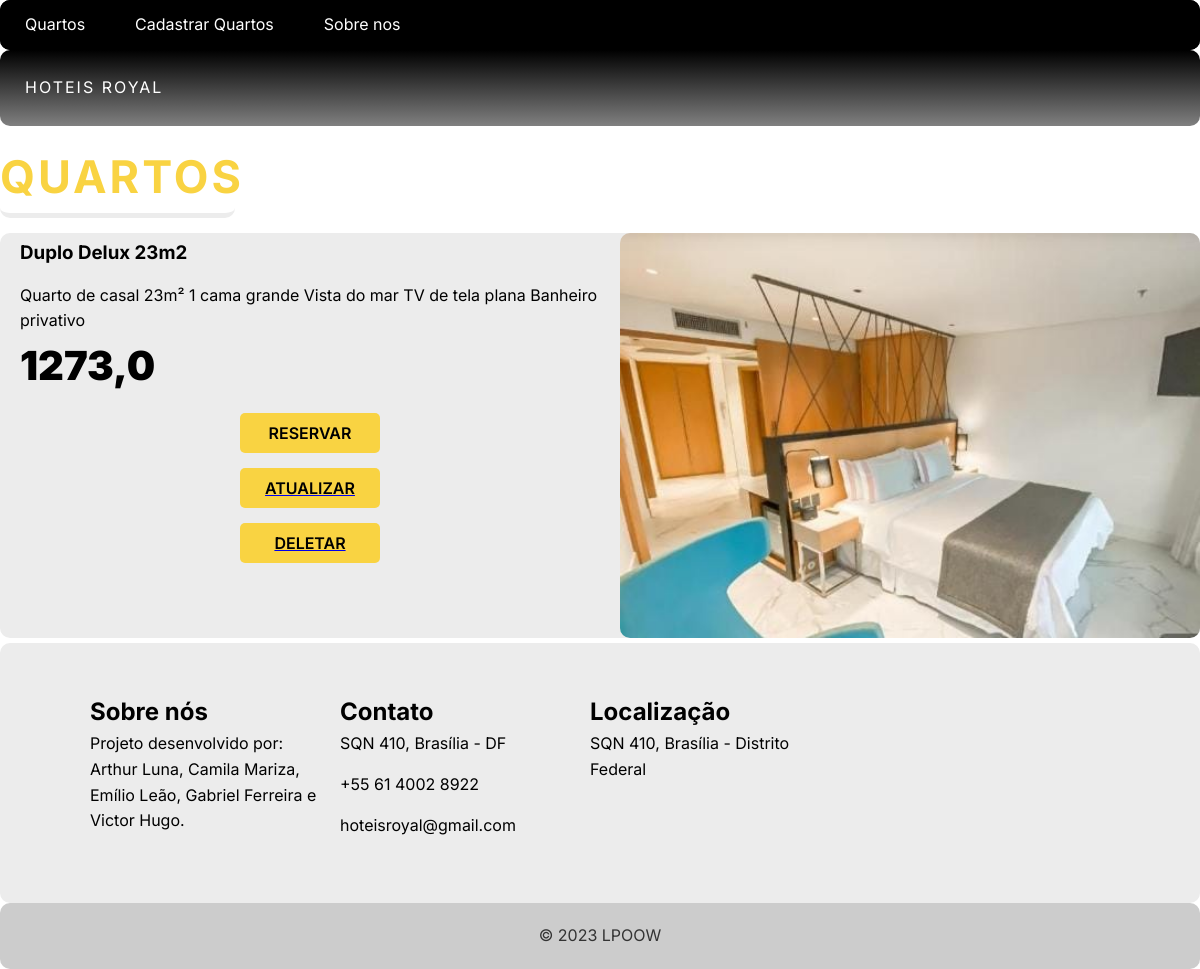
Screenshot of /room/22/ with the database file from the repository.
### trivagoHotel/models.py (models this page shows, shortened)
class Hotel(models.Model):
    id = models.AutoField(primary_key=True)
    model = models.CharField(max_length=600)
    desc = models.CharField(max_length=600)
    brand = models.ForeignKey(Brand, on_delete=models.PROTECT, related_name='hotel_brand')
    value = models.FloatField(blank=True, null=True)
    photo = models.ImageField(upload_to='trivagoHotel/', blank=True, null=True)

### trivagoHotel/views.py (the view)
# urls.py: path('room/<int:pk>/', HotelDetailView.as_view(), name='room_detail' ),
class HotelDetailView(DetailView):
    model = Hotel
    template_name = 'room_detail.html'

### trivagoHotel/templates/room_detail.html (shortened to what this page needs)
{% extends "base.html"%}
{% block content %}
<html>
    <head>
    </head>
    <body>
                <header class = "header" id = "header">
            <div class = "head">
                <div class = "cabeçalho">
                    <span>HOTEIS ROYAL</span>
                </div>
            </div>
        </header>
        <section class = "quartos sec-width" id = "quartos">
            <div class = "titulo">
                <h2>Quartos</h2>
            </div>
            <article class = "quarto">
                <div class = "quarto-image">
                    <img src = "{{ hotel.photo.url }}" alt = "quarto image">
                </div>
                <div class = "quarto-text">
                    <h3>{{hotel.model}}</h3>
                    <ul>
                        <li>
                            {{hotel.desc}}
                        </li>
                        <p class = "preco">
                        <span>{{hotel.value}}</span>
                    </p>
                    <button type = "button" class = "btn">RESERVAR</button>
                    <a href="{% url 'room_update' hotel.pk%}">
                      <button type = "button" class = "btn">ATUALIZAR</button>
                    </a>
                    <a href="{% url 'room_delete' hotel.pk%}">
                      <button type = "button" class = "btn">DELETAR</button>
                    </a>
                </div>
            </article>
        </section>
        <footer class = "cabecalho">
            <div class = "cabecalho-container">
                <div>
                    <h2>Sobre nós </h2>
                    <p>Projeto desenvolvido por: Arthur Luna, Camila Mariza, Emílio Leão, Gabriel Ferreira e Victor Hugo.</p>
                </div>
                <div>
                    <h2>Contato</h2>
                    <div class = "contato">
                        <span>
                            SQN 410, Brasília - DF
                        </span>
                    </div>
                    <div class = "contato">
                        <span>
                            +55 61 4002 8922
                        </span>
                    </div>
                    <div class = "contato">
                        <span>
                            hoteisroyal@gmail.com
                        </span>
                    </div>
                </div>
                <div>
                    <h2>Localização</h2>
                    <div class = "contato">
                        <span>
                            SQN 410, Brasília - Distrito Federal
                        </span>
                    </div>
                    </div>
                </div>
        </footer>
    </body>
</html>
{% endblock %}

### app/templates/base.html (style rules this page uses)
body { font-family: 'Open Sans', sans-serif; background-color: white; color: #333; margin: 0; padding: 0; }
header { background-color: black; color: #fff; text-align: center; }
footer { background-color: #ccc; color: #333; padding: 20px; text-align: center; }

### trivagoHotel/templates/room_detail.html (style rules this page uses)
:root { --transition: all 0.7s ease; --yellow: #f9d342; --dark: #ececec; }
* { box-sizing: border-box; padding: 0; margin: 0; font-family: 'Inter', sans-serif; border-radius: 10px; }
html { scroll-behavior: smooth; }
body { line-height: 1.6; }
.btn { font-size: 16px; text-transform: uppercase; font-weight: 600; border: none; border-radius: 5px; padding: 10px; width: 140px; display: block; margin: 15px auto; cursor: pointer; transition: var(--transition); background-color: #f9d342; }
img { width: 100%; display: block; }
.header { background: linear-gradient(black, gray); color: white; padding: 25px; display: flex; flex-direction: column; }
.head { display: flex; justify-content: space-between; }
.head span { cursor: pointer; letter-spacing: 2px; }
.cabecalho { background: var(--dark); color: #000000; }
.cabecalho-container { width: 85vw; margin: 0 auto; padding: 30px 0; }
.cabecalho-container { display: grid; padding-right: 20px; }
.cabecalho { text-align: left; }
.cabecalho-container { grid-template-columns: repeat(4, 1fr); }
.cabecalho-container div:nth-child(1) p { padding-right: 20px; }
.contato { margin-bottom: 15px; }
.quarto { background: var(--dark); color: white; }
.quarto-text { padding: 5px 20px; color: rgb(0, 0, 0); }
.quarto-text ul { list-style-type: none; margin: 15px 0; }
.preco span { font-size: 40px; font-weight: 900; color: rgb(0, 0, 0); }
.quarto { display: flex; margin: 5px 0; }
.quarto-image { flex: 1; }
.quarto-text { flex: 1; }
.quarto:nth-child(even) { flex-direction: row-reverse; }
.titulo { text-transform: uppercase; letter-spacing: 3px; font-size: 30px; color: var(--yellow); border-bottom: 5px solid var(--dark); width: 235px; margin: 15px 0; }

### rows the page displays
Hotel: photo (picture), model "Duplo Delux 23m2", desc "Quarto de casal 23m² 1 cama grande Vista do mar TV de tela plana Banheiro privativo", value "1273,0"
